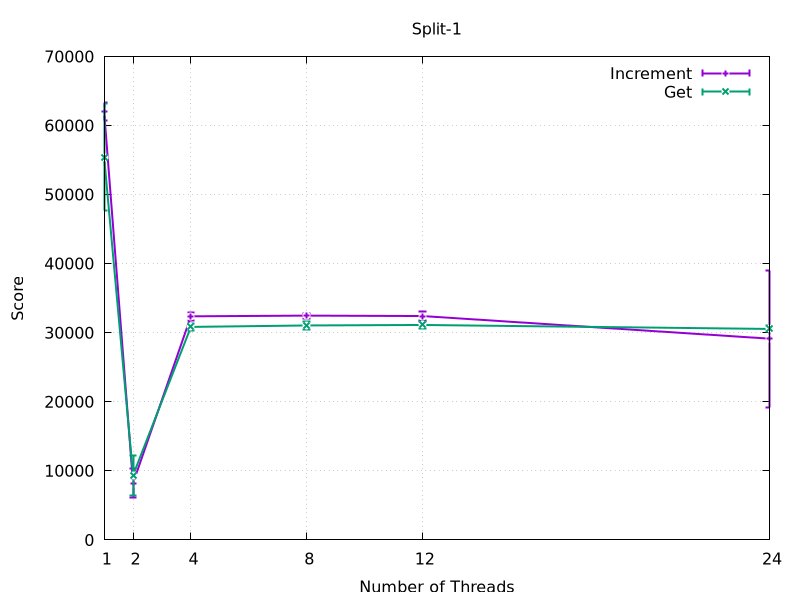

Write gnuplot code to recreate this figure.
set terminal pngcairo size 1920,1080
set output 'Split-1.png'
set title 'Split-1'
set xlabel 'Number of Threads'
set xtics (1, 2, 4, 8, 12, 24)
set ylabel 'Score'
set yrange [0:*]
set grid
plot 'Split-1.dat' index 0 title 'Increment' with yerrorlines linewidth 2, \
     'Split-1.dat' index 1 title 'Get' with yerrorlines linewidth 2
